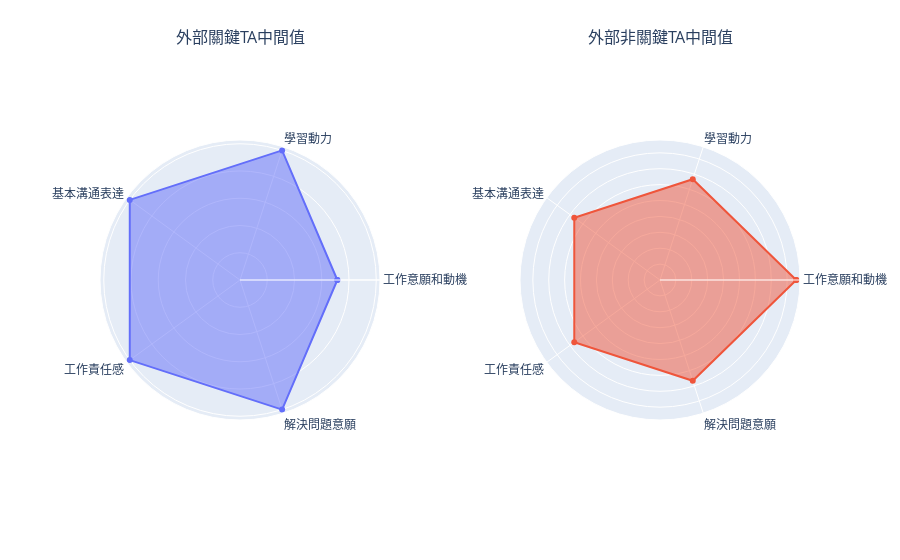

The cell this chart's notebook holds for it:
### Code cell
radar_charts= pd.concat([get_median_df(ta_df, ta=True, outside=True),get_median_df(nonta_df, ta=False, outside=True)], axis=0, ignore_index=True)
generate_radar_charts(radar_charts, radar_features, charts_per_row=2)

### Figure 1 — Plotly figure (JSON) as saved in the notebook; plotly's stock layout.template omitted (floating-point values rounded to 4 significant figures)
{"data": [{"fill": "toself", "name": "外部關鍵TA中間值", "r": [0.7143, 1, 1, 1, 1, 0.7143], "showlegend": false, "subplot": "polar", "theta": ["工作意願和動機", "學習動力", "基本溝通表達", "工作責任感", "解決問題意願", "工作意願和動機"], "type": "scatterpolar"}, {"fill": "toself", "name": "外部非關鍵TA中間值", "r": [0.4286, 0.3333, 0.3333, 0.3333, 0.3333, 0.4286], "showlegend": false, "subplot": "polar2", "theta": ["工作意願和動機", "學習動力", "基本溝通表達", "工作責任感", "解決問題意願", "工作意願和動機"], "type": "scatterpolar"}], "layout": {"annotations": [{"font": {"size": 16}, "showarrow": false, "text": "外部關鍵TA中間值", "x": 0.2, "xanchor": "center", "xref": "paper", "y": 1, "yanchor": "bottom", "yref": "paper"}, {"font": {"size": 16}, "showarrow": false, "text": "外部非關鍵TA中間值", "x": 0.8, "xanchor": "center", "xref": "paper", "y": 1, "yanchor": "bottom", "yref": "paper"}], "autosize": true, "margin": {"b": 50, "l": 100, "r": 100, "t": 50}, "polar": {"angularaxis": {"type": "category"}, "domain": {"x": [0, 0.4], "y": [0, 1]}, "radialaxis": {"autorange": true, "range": [0, 1.021], "showticklabels": false, "type": "linear"}}, "polar2": {"angularaxis": {"type": "category"}, "domain": {"x": [0.6, 1], "y": [0, 1]}, "radialaxis": {"autorange": true, "range": [0, 0.4375], "showticklabels": false, "type": "linear"}}}}
